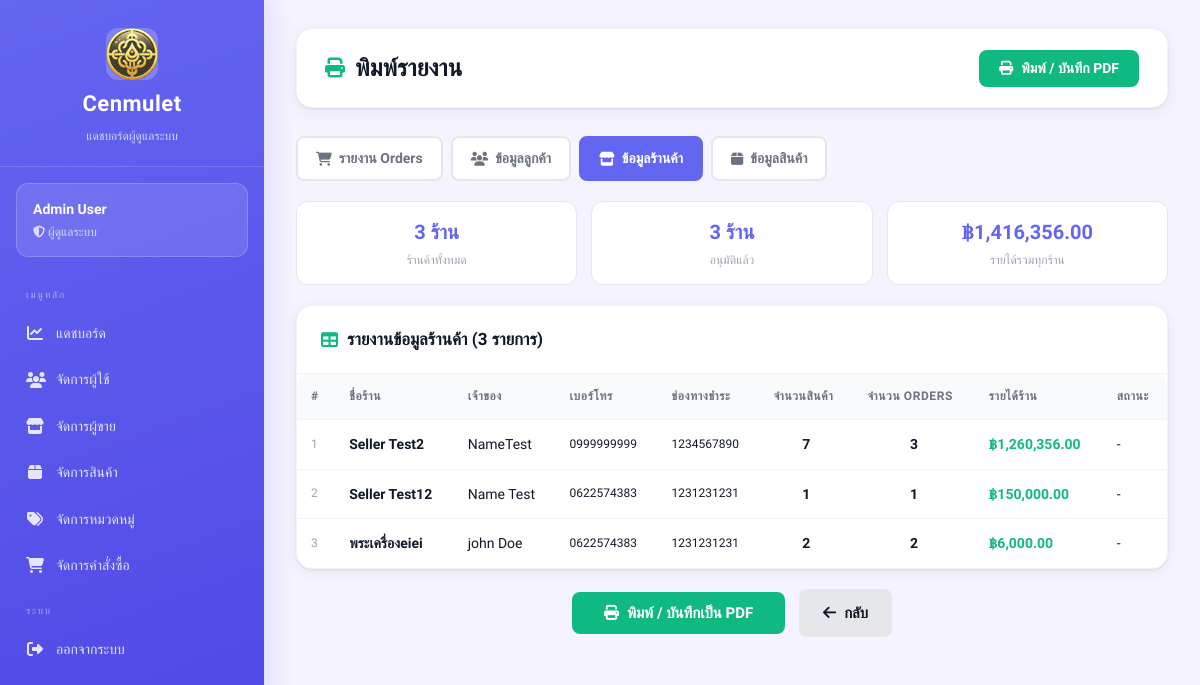
/views/admin/report.php?type=stores (signed in), run on an earlier commit of the app's database.
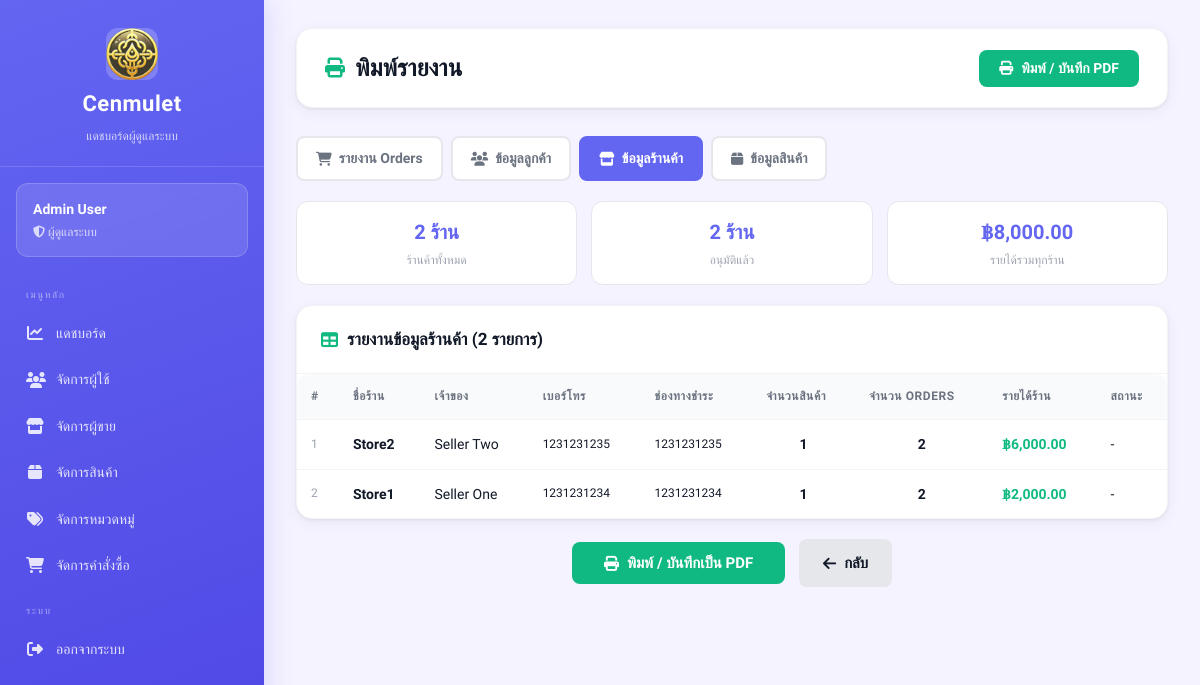
And on a later commit of the database.
### tables this page shows
CREATE TABLE sellers (
    id INTEGER PRIMARY KEY AUTOINCREMENT,
    fullname TEXT,
    store_name TEXT,
    username TEXT UNIQUE,
    password TEXT,
    address TEXT,
    img_store TEXT,
    tel TEXT,
    pay_contax TEXT,
    id_per TEXT,
    img_per TEXT,

    status TEXT DEFAULT 'pending',
    reject_reason TEXT,
    reviewed_at DATETIME
);

### views/admin/report.php (the view, shortened to what this page needs)
<?php
require_once __DIR__ . "/../../config/db.php";
$admin_id = $_SESSION['user_id'];
$stmt = $db->prepare("SELECT * FROM admins WHERE id = :id");
$stmt->execute([':id' => $admin_id]);
$admin = $stmt->fetch(PDO::FETCH_ASSOC);
$report_type = $_GET['type'] ?? 'orders';
$date_from = $_GET['date_from'] ?? date('Y-m-01');
$date_to   = $_GET['date_to']   ?? date('Y-m-d');
$data     = [];
$summary  = [];
$columns  = [];
$title_th = '';
switch ($report_type) {
    case 'stores':
        $title_th = 'รายงานข้อมูลร้านค้า';
        $columns  = ['#','ชื่อร้าน','เจ้าของ','เบอร์โทร','ช่องทางชำระ','จำนวนสินค้า','จำนวน Orders','รายได้ร้าน','สถานะ'];
        $rows = $db->query("
            SELECT s.*,
                   COUNT(DISTINCT a.id)  as product_count,
                   COUNT(DISTINCT o.id)  as order_count,
                   COALESCE(SUM(oi.quantity * oi.price),0) as revenue
            FROM sellers s
            LEFT JOIN amulets a ON s.id = a.sellerId
            LEFT JOIN order_items oi ON a.id = oi.amulet_id
            LEFT JOIN orders o ON oi.order_id = o.id AND o.status = 'completed'
            GROUP BY s.id
            ORDER BY revenue DESC
        ");
        $data = $rows->fetchAll(PDO::FETCH_ASSOC);
        $approved = 0; foreach ($data as $_r) { if ($_r['status'] === 'approved') $approved++; }
        $summary = [
            'ร้านค้าทั้งหมด'      => number_format(count($data)) . ' ร้าน',
            'อนุมัติแล้ว'         => number_format($approved) . ' ร้าน',
            'รายได้รวมทุกร้าน'    => '฿' . number_format(array_sum(array_column($data, 'revenue')), 2),
        ];
        break;
}
?>
<!DOCTYPE html>
<html lang="th">
<head>
    <link rel="stylesheet" href="/public/css/dashboard.css">
    <link rel="stylesheet" href="https://cdnjs.cloudflare.com/ajax/libs/font-awesome/6.5.1/css/all.min.css">
</head>
<body class="admin">
<div class="dashboard-container">
    <?php include __DIR__ . '/_sidebar.php'; ?>
    <main class="main-content">
        <div class="top-bar no-print">
            <h1><i class="fa-solid fa-print"></i> พิมพ์รายงาน</h1>
            <button onclick="window.print()" class="btn btn-primary">
                <i class="fa-solid fa-print"></i> พิมพ์ / บันทึก PDF
            </button>
        </div>
        <div class="report-tabs no-print">
            <?php
            $tabs = [
                'orders'    => ['fa-cart-shopping',  'รายงาน Orders'],
                'customers' => ['fa-users',           'ข้อมูลลูกค้า'],
                'stores'    => ['fa-store',           'ข้อมูลร้านค้า'],
                'products'  => ['fa-box',             'ข้อมูลสินค้า'],
            ];
            foreach ($tabs as $key => [$icon, $label]):
                $q = $key === 'orders'
                    ? "?type=$key&date_from=$date_from&date_to=$date_to"
                    : "?type=$key";
            ?>
            <a href="<?php echo $q; ?>"
               class="report-tab <?php echo $report_type === $key ? 'active' : ''; ?>">
                <i class="fa-solid <?php echo $icon; ?>"></i>
                <?php echo $label; ?>
            </a>
            <?php endforeach; ?>
        </div>
        <?php if (!empty($summary)): ?>
        <div class="summary-strip">
            <?php foreach ($summary as $lbl => $val): ?>
            <div class="summary-card">
                <div class="s-val"><?php echo $val; ?></div>
                <div class="s-lbl"><?php echo $lbl; ?></div>
            </div>
            <?php endforeach; ?>
        </div>
        <?php endif; ?>
        <div class="card">
            <div class="card-header no-print">
                <h2><i class="fa-solid fa-table"></i> <?php echo $title_th; ?> (<?php echo count($data); ?> รายการ)</h2>
            </div>
            <div class="table-wrapper">
            <?php if (count($data) > 0): ?>
            <table>
                <thead>
                    <tr>
                        <?php foreach ($columns as $col): ?>
                        <th><?php echo $col; ?></th>
                        <?php endforeach; ?>
                    </tr>
                </thead>
                <tbody>
                <?php if ($report_type === 'stores'):
                    $status_map = [
                        'approved' => '<span class="status-ok">อนุมัติแล้ว</span>',
                        'pending'  => '<span class="status-wait">รออนุมัติ</span>',
                        'rejected' => '<span class="status-rej">ปฏิเสธ</span>',
                    ];
                    foreach ($data as $i => $r): ?>
                <tr>
                    <td style="color:#9ca3af;font-size:12px"><?php echo $i+1; ?></td>
                    <td><strong><?php echo htmlspecialchars($r['store_name']); ?></strong></td>
                    <td><?php echo htmlspecialchars($r['fullname']); ?></td>
                    <td style="font-size:12px"><?php echo htmlspecialchars($r['tel']); ?></td>
                    <td style="font-size:12px"><?php echo htmlspecialchars($r['pay_contax'] ?? '-'); ?></td>
                    <td style="text-align:center;font-weight:600"><?php echo number_format($r['product_count']); ?></td>
                    <td style="text-align:center;font-weight:600"><?php echo number_format($r['order_count']); ?></td>
                    <td><strong style="color:#10b981">฿<?php echo number_format($r['revenue'],2); ?></strong></td>
                    <td><?php echo $status_map[$r['status']] ?? '-'; ?></td>
                </tr>
                <?php endforeach; endif; ?>
                </tbody>
            </table>
            <?php endif; ?>
            </div>
        </div>
        <div style="text-align:center;margin-top:20px" class="no-print">
            <button onclick="window.print()" class="btn btn-primary" style="padding:12px 32px;font-size:15px">
                <i class="fa-solid fa-print"></i> พิมพ์ / บันทึกเป็น PDF
            </button>
            <a href="/views/admin/dashboard.php" class="btn btn-secondary" style="padding:12px 24px;font-size:15px;margin-left:10px">
                <i class="fa-solid fa-arrow-left"></i> กลับ
            </a>
        </div>
    </main>
</div>
</body>
</html>

### views/admin/_sidebar.php (shortened to what this page needs)
<?php
$current = basename($_SERVER['PHP_SELF']);
?>
<aside class="sidebar admin">
    <div class="sidebar-header">
        <img src="/public/images/image.png" alt="">
        <h2>Cenmulet</h2>
        <p>แดชบอร์ดผู้ดูแลระบบ</p>
    </div>
    <div class="sidebar-user">
        <h3><?php echo htmlspecialchars($admin['fullname']); ?></h3>
        <p><i class="fa-solid fa-shield-halved"></i> ผู้ดูแลระบบ</p>
    </div>
    <ul class="sidebar-menu">
        <li class="menu-sep">เมนูหลัก</li>
        <li>
            <a href="/views/admin/dashboard.php"
               class="<?php echo $current === 'dashboard.php' ? 'active' : ''; ?>">
                <i class="fa-solid fa-chart-line"></i> แดชบอร์ด
            </a>
        </li>
        <li>
            <a href="/views/admin/users.php"
               class="<?php echo $current === 'users.php' ? 'active' : ''; ?>">
                <i class="fa-solid fa-users"></i> จัดการผู้ใช้
            </a>
        </li>
        <li>
            <a href="/views/admin/sellers.php"
               class="<?php echo in_array($current, ['sellers.php','approve_sellers.php']) ? 'active' : ''; ?>">
                <i class="fa-solid fa-store"></i> จัดการผู้ขาย
            </a>
        </li>
        <li>
            <a href="/views/admin/products.php"
               class="<?php echo $current === 'products.php' ? 'active' : ''; ?>">
                <i class="fa-solid fa-box"></i> จัดการสินค้า
            </a>
        </li>
        <li>
            <a href="/views/admin/categories.php"
               class="<?php echo $current === 'categories.php' ? 'active' : ''; ?>">
                <i class="fa-solid fa-tags"></i> จัดการหมวดหมู่
            </a>
        </li>
        <li>
            <a href="/views/admin/orders.php"
               class="<?php echo $current === 'orders.php' ? 'active' : ''; ?>">
                <i class="fa-solid fa-cart-shopping"></i> จัดการคำสั่งซื้อ
            </a>
        </li>
        <li class="menu-sep">ระบบ</li>
        <li>
            <a href="/auth/logout.php">
                <i class="fa-solid fa-right-from-bracket"></i> ออกจากระบบ
            </a>
        </li>
    </ul>
</aside>

### views/admin/report.php (style rules this page uses)
.report-tabs { display: flex; gap: 8px; flex-wrap: wrap; margin-bottom: 20px; }
.report-tab { padding: 9px 18px; border-radius: 8px; font-size: 14px; font-family: inherit; font-weight: 600; cursor: pointer; border: 2px solid #e5e7eb; background: #fff; color: #6b7280; text-decoration: none; display: inline-flex; align-items: center; gap: 7px; transition: all .18s; }
.report-tab.active { border-color: #6366f1; background: #6366f1; color: #fff; }
.summary-strip { display: flex; gap: 14px; flex-wrap: wrap; margin-bottom: 20px; }
.summary-card { flex: 1; min-width: 160px; background: #fff; border: 1px solid #e5e7eb; border-radius: 12px; padding: 14px 18px; text-align: center; }
.summary-card .s-val { font-size: 20px; font-weight: 800; color: #6366f1; margin-bottom: 3px; }
.summary-card .s-lbl { font-size: 12px; color: #9ca3af; }

What changed in the data, as far as the page shows it:
removed sellers: store_name "Seller Test12", fullname "Name Test", tel "0622574383", pay_contax "1231231231", product_count "1", order_count "1", revenue "150,000.00", status "-"
changed sellers: store_name "Seller Test2" → "Store2"; fullname "NameTest" → "Seller Two"; tel "0999999999" → "1231231235"; pay_contax "1234567890" → "1231231235"; product_count "7" → "1"; order_count "3" → "2"; revenue "1,260,356.00" → "6,000.00"
changed sellers: store_name "พระเครื่องeiei" → "Store1"; fullname "john Doe" → "Seller One"; tel "0622574383" → "1231231234"; pay_contax "1231231231" → "1231231234"; product_count "2" → "1"; revenue "6,000.00" → "2,000.00"
Also different on the page:
count($data): "3" → "2"
new list line: "2 ร้าน ร้านค้าทั้งหมด"
new list line: "2 ร้าน อนุมัติแล้ว"
new list line: "฿8,000.00 รายได้รวมทุกร้าน"
list line gone: "3 ร้าน ร้านค้าทั้งหมด"
list line gone: "3 ร้าน อนุมัติแล้ว"
list line gone: "฿1,416,356.00 รายได้รวมทุกร้าน"
